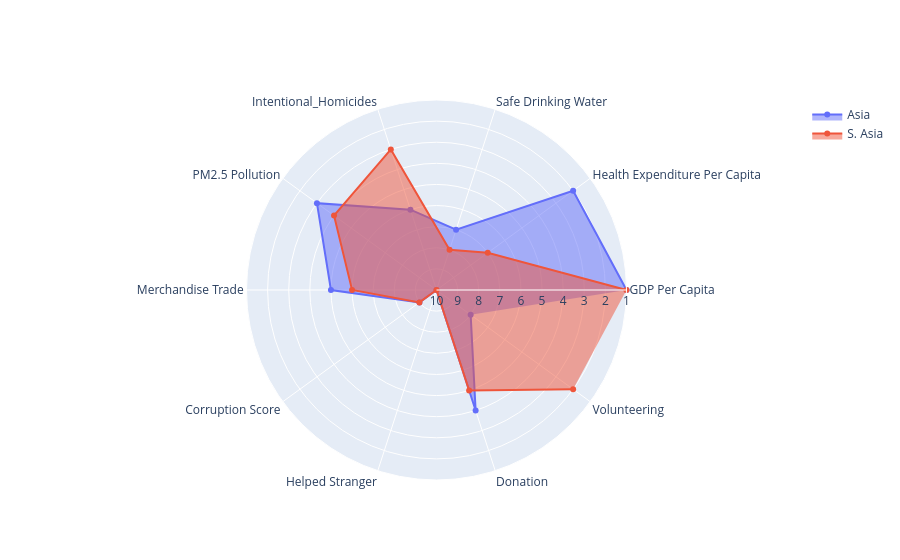

Here is the notebook cell this chart was saved with:
### Code cell
import plotly.graph_objects as go

indicators = ['GDP Per Capita', 'Health Expenditure Per Capita', 'Safe Drinking Water', 'Intentional_Homicides', 'PM2.5 Pollution', 'Merchandise Trade', 'Corruption Score', 'Helped Stranger', 'Donation', 'Volunteering']

fig = go.Figure()

fig.add_trace(go.Scatterpolar(
      r=[1, 2, 7, 6, 3, 5, 9, 10, 4, 8],
      theta=indicators,
      fill='toself',
      name='Asia'
))
fig.add_trace(go.Scatterpolar(
      r=[1, 7, 8, 3, 4, 6, 9, 10, 5, 2],
      theta=indicators,
      fill='toself',
      name='S. Asia'
))

fig.update_layout(
  polar=dict(
    radialaxis=dict(
      visible=True,
      range=[10, 1]
    )),
  showlegend=True
)

fig.show()

#The indicators are ranked from 1-10, with 1 being the most important and 10 being the least important. 
#Graphically, this is represented as concentric circles with the inner-most circle signifying a ranking of 10 
##and the outermost a ranking of 1.

## DISCLAIMER: Plotly chart may not appear on running the notebook. Please refer to the PDF report for the figure.

### Figure 1 — Plotly figure (JSON) as saved in the notebook; plotly's stock layout.template omitted (floating-point values rounded to 4 significant figures)
{"data": [{"fill": "toself", "name": "Asia", "r": [1, 2, 7, 6, 3, 5, 9, 10, 4, 8], "theta": ["GDP Per Capita", "Health Expenditure Per Capita", "Safe Drinking Water", "Intentional_Homicides", "PM2.5 Pollution", "Merchandise Trade", "Corruption Score", "Helped Stranger", "Donation", "Volunteering"], "type": "scatterpolar"}, {"fill": "toself", "name": "S. Asia", "r": [1, 7, 8, 3, 4, 6, 9, 10, 5, 2], "theta": ["GDP Per Capita", "Health Expenditure Per Capita", "Safe Drinking Water", "Intentional_Homicides", "PM2.5 Pollution", "Merchandise Trade", "Corruption Score", "Helped Stranger", "Donation", "Volunteering"], "type": "scatterpolar"}], "layout": {"polar": {"radialaxis": {"range": [10, 1], "visible": true}}, "showlegend": true}}
